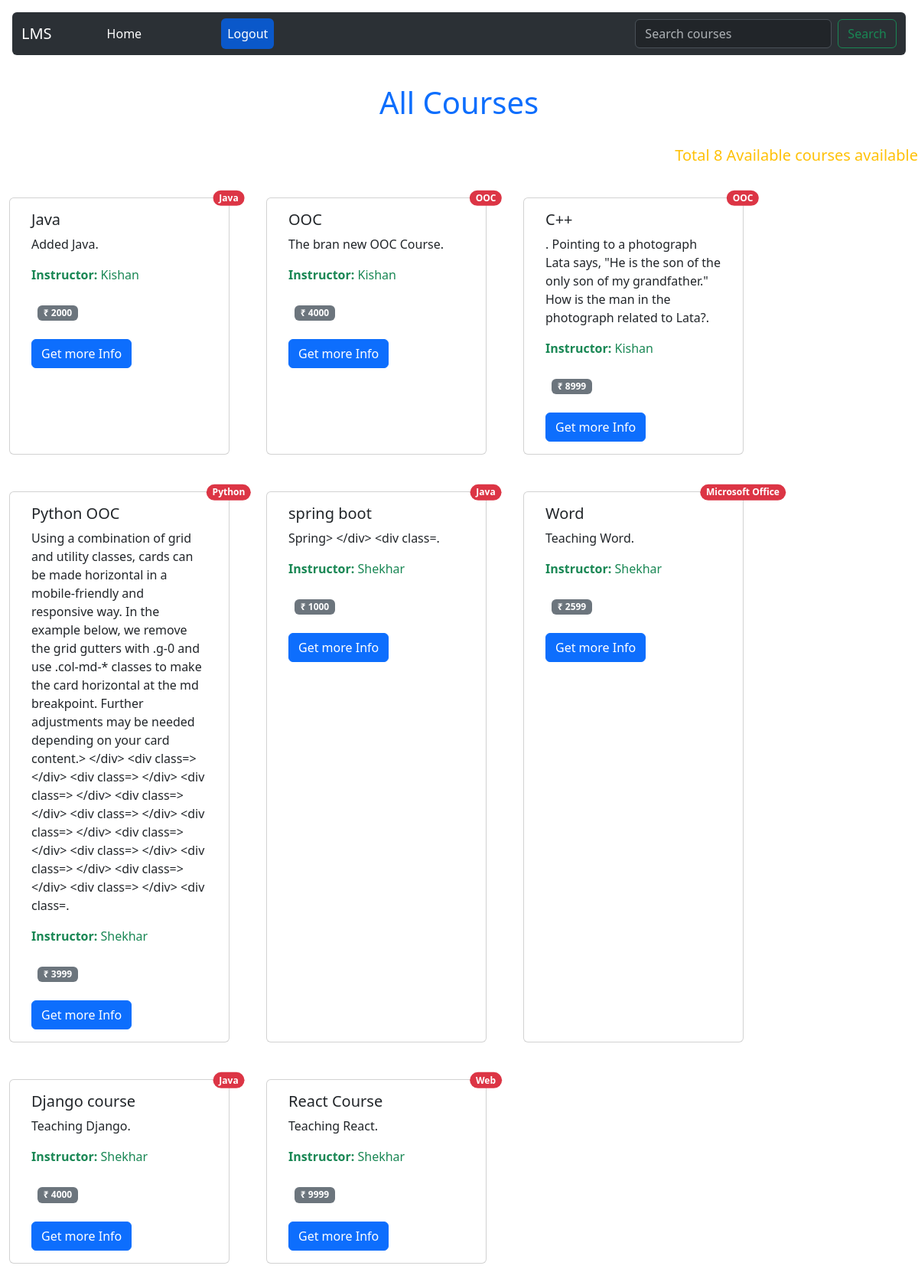
The app's page / (signed in), older data.
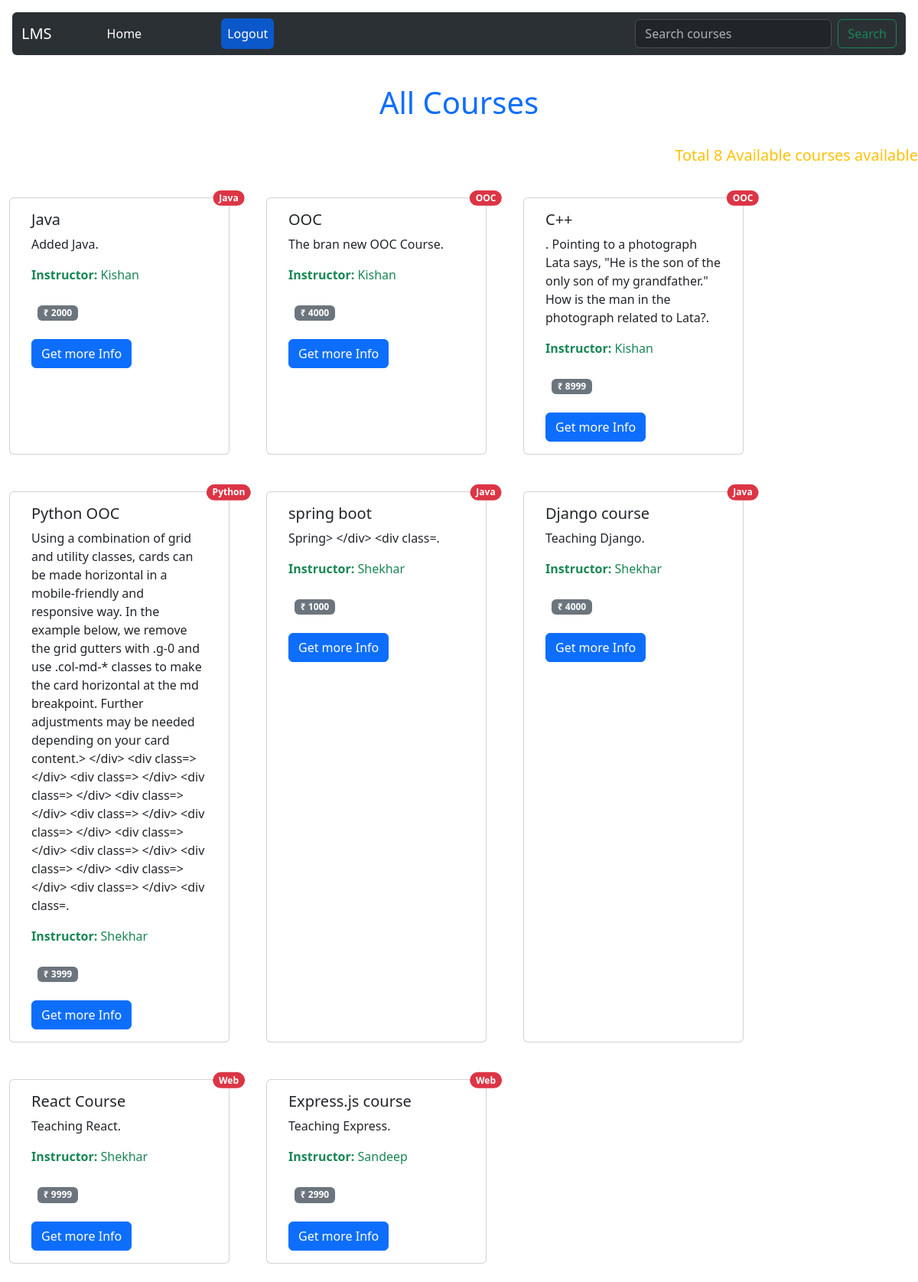
The same page, newer data.
### base/models.py (models this page shows, shortened)
class Course(models.Model):
    courseName = models.CharField(max_length=200)
    teacher_id=models.ForeignKey(Teacher,on_delete=models.CASCADE)
    description=models.TextField()
    content=models.TextField()
    price=models.CharField(max_length=10)
    category=models.CharField(max_length=200)

class Teacher(models.Model):
    name = models.CharField(max_length=100)
    email = models.EmailField()
    password=models.CharField(max_length=50)
    phone = models.CharField(max_length=20, blank=True)
    address = models.TextField(blank=True)
    age=models.CharField(max_length=10)
    gender=models.CharField(max_length=20)
    def __str__(self):
        return self.name

### base/views.py (the view)
# urls.py: path('',views.home,name="home"),
def home(request):
    if request.GET.get('q') != None:
        q = request.GET.get('q')
        course = Course.objects.filter(courseName__icontains=q)
    else:
        course = Course.objects.all()
        q = "All"
    context = {'course': course, 'q': q}
    return render(request, 'base/home.html', context)

### base/templates/base/home.html (shortened to what this page needs)
{% extends 'main.html' %} {% block content %}
<p class="text-center text-primary fs-1 my-4" style="padding-top: 5rem">
  {{q}} Courses
</p>
<p class="text-end text-warning fs-5">
  Total {{course.count}} Available courses available
</p>
<div class="row">
  {% for c in course %}
  <div class="card m-4" style="width: 18rem">
    <span
      class="position-absolute top-0 start-100 translate-middle badge rounded-pill bg-danger"
    >
      {{c.category}}
    </span>
    <div class="card-body">
      <h5 class="card-title">{{c.courseName}}</h5>
      <p class="card-text">{{c.description}}.</p>
      <span class="ml-5 text-success"><b>Instructor:</b> {{c.teacher_id}}</span>
      <div class="my-3 p-2">
        <span class="badge text-bg-secondary">&#8377; {{c.price}}</span>
      </div>
      <a class="btn btn-primary" href="{% url 'course' c.id %}"
        >Get more Info</a
      >
    </div>
  </div>
  {% endfor %}
</div>
{% endblock content %}

Row changes from the older to the newer data that the page shows:
removed Course: category "Microsoft Office", courseName "Word", description "Teaching Word", teacher_id "Shekhar", price "2599"
added Course: category "Web", courseName "Express.js course", description "Teaching Express", teacher_id "Sandeep", price "2990"
